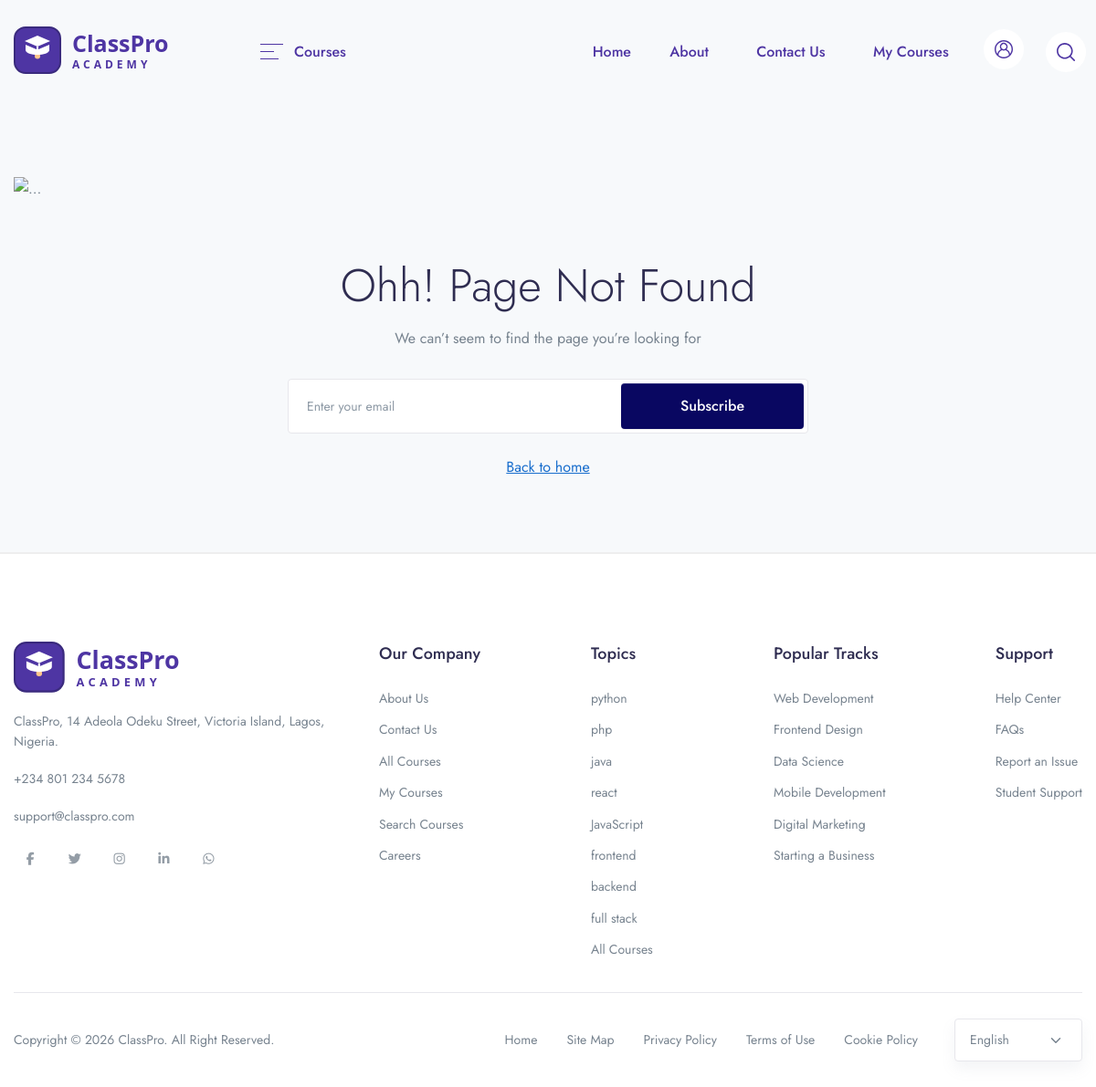
/not-found/, run on the app's committed database.
### lms/models.py (models this page shows, shortened)
class Categories(models.Model):
    icon = models.CharField(max_length=200, null=True)
    name = models.CharField(max_length=200)

### lms/views.py (the view)
# urls.py: path('not-found/', pageNotFound, name='404'),
def pageNotFound(request):
    return render(request, 'error/404.html')

### lms/context_processors.py (called while the page is built)
def sitewide(request):
    return {
        'categories': Categories.objects.all().order_by('id'),
    }

### lms/models.py (called while the page is built)
    def get_absolute_url(self):
        return reverse('course-detail', kwargs={'slug':self.slug})

### templates/error/404.html (shortened to what this page needs)
{% extends 'base.html' %}
{% load static %}
{% block content %}
    <div class="container my-10">
        <img src="{% static 'assets/img/illustrations/illustration-12.svg' %}" alt="..." class="img-fluid mb-5 mb-md-9">
        <div class="row">
            <div class="col-xl-6 mx-auto text-center">
                <h1 class="display-6">Ohh! Page Not Found</h1>
                <p class="mb-6">We can’t seem to find the page you’re looking for</p>
                <form class="mb-5">
                    <div class="input-group d-block d-md-flex bg-white p-1 rounded border">
                        <input type="text" class="form-control w-100 w-md-auto form-control-sm rounded border-0 placeholder-1" placeholder="Enter your email" aria-label="Enter your email" aria-describedby="button-addon2">
                        <div class="input-group-append ms-0">
                            <button class="btn btn-sm btn-primary w-100 w-md-auto btn-wide rounded border-0" type="button" id="button-addon2">Subscribe</button>
                        </div>
                    </div>
                </form>
                <a href="{% url 'home' %}" class="d-inline-block text-underline text-blue">Back to home</a>
            </div>
        </div>
    </div>
{% endblock content %}

### templates/partials/footer.html (shortened to what this page needs)
{% load static %}
    <footer class="pt-8 pt-md-11 bg-white" style="border-top: 2px solid #eee;">
        <div class="container">
            <div class="row" id="accordionFooter">
                <div class="col-12 col-md-4 col-lg-4">
                    <img src="{% static 'assets/img/brand.svg' %}" alt="..." class="img-fluid mb-4 h-60p" style="filter: none;">
                    <p class="text-gray-800 mb-4 font-size-sm-alone">
                        ClassPro, 14 Adeola Odeku Street, Victoria Island, Lagos, Nigeria.
                    </p>
                    <div class="mb-4">
                        <a href="tel:+2348012345678" class="text-gray-800 font-size-sm-alone">+234 801 234 5678</a>
                    </div>
                    <div class="mb-4">
                        <a href="mailto:support@classpro.com" class="text-gray-800 font-size-sm-alone">support@classpro.com</a>
                    </div>
                    <ul class="list-unstyled list-inline list-social mb-4 mb-md-0">
                        <li class="list-inline-item list-social-item">
                            <a href="https://facebook.com" target="_blank" rel="noopener" class="text-secondary font-size-sm w-36 h-36 shadow-dark-hover d-flex align-items-center justify-content-center rounded-circle border-hover">
                                <i class="fab fa-facebook-f"></i>
                            </a>
                        </li>
                        <li class="list-inline-item list-social-item">
                            <a href="https://x.com" target="_blank" rel="noopener" class="text-secondary font-size-sm w-36 h-36 shadow-dark-hover d-flex align-items-center justify-content-center rounded-circle border-hover">
                                <i class="fab fa-twitter"></i>
                            </a>
                        </li>
                        <li class="list-inline-item list-social-item">
                            <a href="https://instagram.com" target="_blank" rel="noopener" class="text-secondary font-size-sm w-36 h-36 shadow-dark-hover d-flex align-items-center justify-content-center rounded-circle border-hover">
                                <i class="fab fa-instagram"></i>
                            </a>
                        </li>
                        <li class="list-inline-item list-social-item">
                            <a href="https://linkedin.com" target="_blank" rel="noopener" class="text-secondary font-size-sm w-36 h-36 shadow-dark-hover d-flex align-items-center justify-content-center rounded-circle border-hover">
                                <i class="fab fa-linkedin-in"></i>
                            </a>
                        </li>
                        <li class="list-inline-item list-social-item">
                            <a href="https://wa.me/2348012345678" target="_blank" rel="noopener" class="text-secondary font-size-sm w-36 h-36 shadow-dark-hover d-flex align-items-center justify-content-center rounded-circle border-hover">
                                <i class="fab fa-whatsapp"></i>
                            </a>
                        </li>
                    </ul>
                </div>
                <div class="col-12 col-md-4 col-lg-2">
                    <div class="mb-5 mb-xl-0 footer-accordion">
                        <div id="widgetOne">
                            <h5 class="mb-5">
                                <button class="text-dark fw-medium footer-accordion-toggle d-flex align-items-center" type="button" data-bs-toggle="collapse" data-bs-target="#widgetcollapseOne" aria-expanded="true" aria-controls="widgetcollapseOne">
                                    Our Company
                                </button>
                            </h5>
                        </div>
                        <div id="widgetcollapseOne" class="collapse show" aria-labelledby="widgetOne" data-parent="#accordionFooter">
                            <ul class="list-unstyled text-gray-800 font-size-sm-alone mb-6 mb-md-8 mb-lg-0">
                                <li class="mb-3">
                                    <a href="{% url 'about-us' %}" class="text-reset">
                                        About Us
                                    </a>
                                </li>
                                <li class="mb-3">
                                    <a href="{% url 'contact-us' %}" class="text-reset">
                                        Contact Us
                                    </a>
                                </li>
                                <li class="mb-3">
                                    <a href="{% url 'courses' %}" class="text-reset">
                                        All Courses
                                    </a>
                                </li>
                                <li class="mb-3">
                                    <a href="{% url 'my-courses' %}" class="text-reset">
                                        My Courses
                                    </a>
                                </li>
                                <li class="mb-3">
                                    <a href="{% url 'search' %}" class="text-reset">
                                        Search Courses
                                    </a>
                                </li>
                                <li class="mb-3">
                                    <a href="{% url 'contact-us' %}" class="text-reset">
                                        Careers
                                    </a>
                                </li>
                            </ul>
                        </div>
                    </div>
                </div>
                <div class="col-12 col-md-4 col-lg-2">
                    <div class="mb-5 mb-xl-0 ms-xl-6 footer-accordion">
                        <div id="widgetTwo">
                            <h5 class="mb-5">
                                <button class="text-dark fw-medium footer-accordion-toggle d-flex align-items-center" type="button" data-bs-toggle="collapse" data-bs-target="#widgetcollapseTwo" aria-expanded="false" aria-controls="widgetcollapseTwo">
                                    Topics
                                </button>
                            </h5>
                        </div>
                        <div id="widgetcollapseTwo" class="collapse" aria-labelledby="widgetTwo" data-parent="#accordionFooter">
                            <ul class="list-unstyled text-gray-800 font-size-sm-alone mb-6 mb-md-8 mb-lg-0">
                                {% for cat in categories %}
                                <li class="mb-3">
                                    <a href="{% url 'courses' %}" class="text-reset">
                                        {{cat.name}}
                                    </a>
                                </li>
                                {% endfor %}
                                <li class="mb-3">
                                    <a href="{% url 'courses' %}" class="text-reset">
                                        All Courses
                                    </a>
                                </li>
                            </ul>
                        </div>
                    </div>
                </div>
                <div class="col-12 col-md-4 offset-md-4 col-lg-2 offset-lg-0">
                    <div class="mb-5 mb-xl-0 ms-xl-6 footer-accordion">
                        <div id="widgetThree">
                            <h5 class="mb-5">
                                <button class="text-dark fw-medium footer-accordion-toggle d-flex align-items-center" type="button" data-bs-toggle="collapse" data-bs-target="#widgetcollapseThree" aria-expanded="false" aria-controls="widgetcollapseThree">
                                    Popular Tracks
                                </button>
                            </h5>
                        </div>
                        <div id="widgetcollapseThree" class="collapse" aria-labelledby="widgetThree" data-parent="#accordionFooter">
                            <ul class="list-unstyled text-gray-800 font-size-sm-alone mb-0">
                                <li class="mb-3">
                                    <a href="{% url 'courses' %}" class="text-reset">
                                        Web Development
                                    </a>
                                </li>
                                <li class="mb-3">
                                    <a href="{% url 'courses' %}" class="text-reset">
                                        Frontend Design
                                    </a>
                                </li>
                                <li class="mb-3">
                                    <a href="{% url 'courses' %}" class="text-reset">
                                        Data Science
                                    </a>
                                </li>
                                <li class="mb-3">
                                    <a href="{% url 'courses' %}" class="text-reset">
                                        Mobile Development
                                    </a>
                                </li>
                                <li class="mb-3">
                                    <a href="{% url 'courses' %}" class="text-reset">
                                        Digital Marketing
                                    </a>
                                </li>
                                <li class="mb-3">
                                    <a href="{% url 'courses' %}" class="text-reset">
                                        Starting a Business
                                    </a>
                                </li>
                            </ul>
                        </div>
                    </div>
                </div>
                <div class="col-12 col-md-4 col-lg-2 d-xl-flex">
                    <div class="mb-5 mb-xl-0 ms-xl-auto footer-accordion">
                        <div id="widgetFour">
                            <h5 class="mb-5">
                                <button class="text-dark fw-medium footer-accordion-toggle d-flex align-items-center" type="button" data-bs-toggle="collapse" data-bs-target="#widgetcollapseFour" aria-expanded="false" aria-controls="widgetcollapseFour">
                                    Support
                                </button>
                            </h5>
                        </div>
                        <div id="widgetcollapseFour" class="collapse" aria-labelledby="widgetFour" data-parent="#accordionFooter">
                            <ul class="list-unstyled text-gray-800 font-size-sm-alone mb-0">
                                <li class="mb-3">
                                    <a href="{% url 'contact-us' %}" class="text-reset">
                                        Help Center
                                    </a>
                                </li>
                                <li class="mb-3">
                                    <a href="{% url 'contact-us' %}" class="text-reset">
                                        FAQs
                                    </a>
                                </li>
                                <li class="mb-3">
                                    <a href="{% url 'contact-us' %}" class="text-reset">
                                        Report an Issue
                                    </a>
                                </li>
                                <li class="mb-3">
                                    <a href="{% url 'my-courses' %}" class="text-reset">
                                        Student Support
                                    </a>
                                </li>
                            </ul>
                        </div>
                    </div>
                </div>
                <div class="col-12 mt-md-5">
                    <div class="border-top pb-5 pt-6 py-md-4 text-center text-xl-start d-flex flex-column d-md-block d-xl-flex flex-xl-row align-items-center">
                        <p class="text-gray-800 font-size-sm-alone d-block mb-0 mb-md-2 mb-xl-0 order-1 order-md-0 px-9 px-md-0">Copyright © {% now "Y" %} ClassPro. All Right Reserved.</p>
                        <div class="ms-xl-auto d-flex flex-column flex-md-row align-items-stretch align-items-md-center justify-content-center">
                            <ul class="navbar-nav flex-row flex-wrap font-size-sm-alone mb-3 mb-md-0 mx-n4 me-md-5 justify-content-center justify-content-lg-start order-1 order-md-0">
                                <li class="nav-item py-2 py-md-0 px-0 border-top-0">
                                    <a href="{% url 'home' %}" class="nav-link px-4 fw-normal text-gray-800">Home</a>
                                </li>
                                <li class="nav-item py-2 py-md-0 px-0 border-top-0">
                                    <a href="{% url 'about-us' %}" class="nav-link px-4 fw-normal text-gray-800">Site Map</a>
                                </li>
                                <li class="nav-item py-2 py-md-0 px-0 border-top-0">
                                    <a href="{% url 'about-us' %}" class="nav-link px-4 fw-normal text-gray-800">Privacy Policy</a>
                                </li>
                                <li class="nav-item py-2 py-md-0 px-0 border-top-0">
                                    <a href="{% url 'about-us' %}" class="nav-link px-4 fw-normal text-gray-800">Terms of Use</a>
                                </li>
                                <li class="nav-item py-2 py-md-0 px-0 border-top-0">
                                    <a href="{% url 'about-us' %}" class="nav-link px-4 fw-normal text-gray-800">Cookie Policy</a>
                                </li>
                            </ul>
                            <select class="form-select form-select-sm font-size-sm-alone shadow min-width-140 text-left mb-4 mb-md-0" data-choices>
                                <option>English</option>
                            </select>
                        </div>
                    </div>
                </div>
            </div>
        </div>
    </footer>

### data on the page
Categories: name "python"
Categories: name "php"
Categories: name "java"
Categories: name "react"
Categories: name "JavaScript"
Categories: name "frontend"
Categories: name "backend"
Categories: name "full stack"
